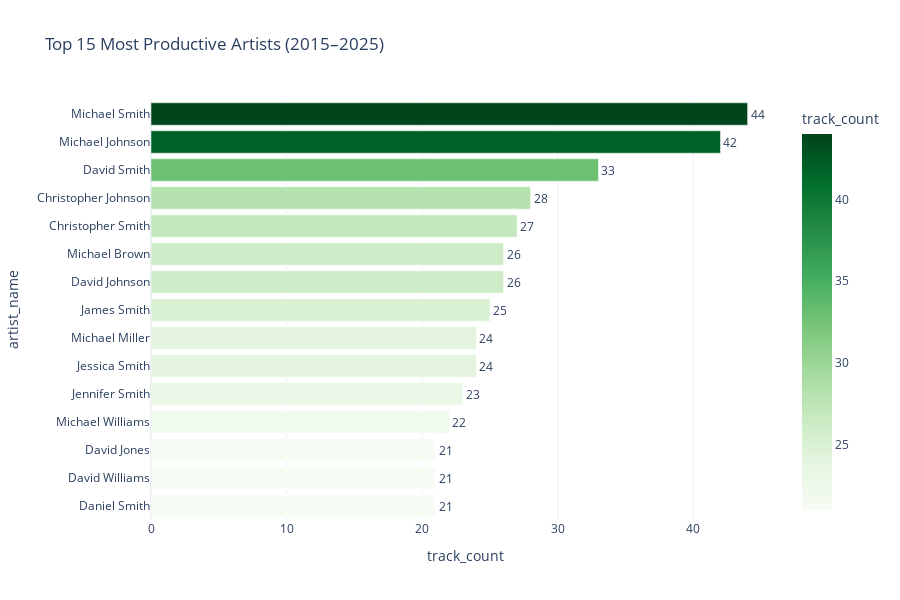
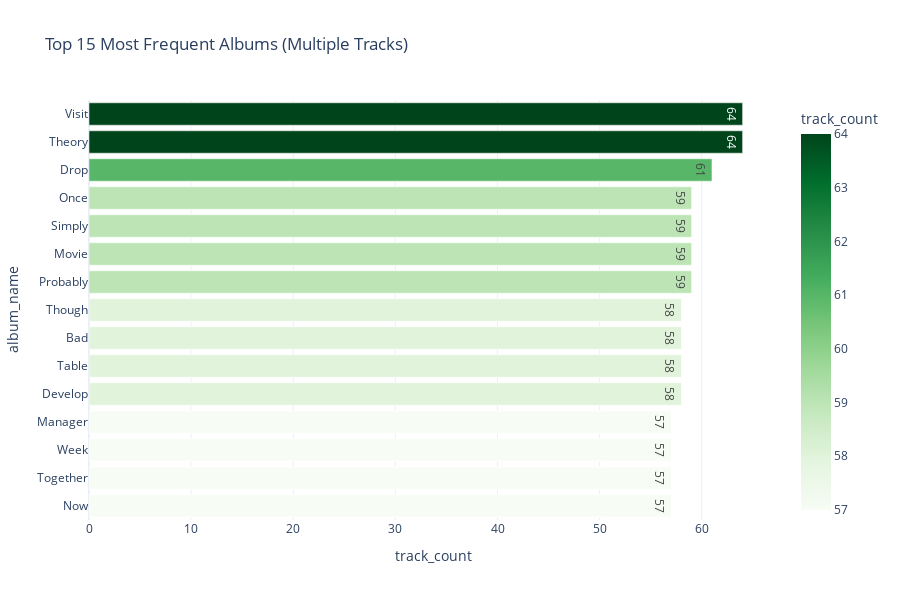

The notebook cell these images were saved under, in order:
### Code cell
# 1. Most Productive Artists (2015–2025)
top_artists = df['artist_name'].value_counts().head(15).reset_index()
top_artists.columns = ['artist_name', 'track_count']

fig1 = px.bar(top_artists, x='track_count', y='artist_name', orientation='h',
              title='Top 15 Most Productive Artists (2015–2025)',
              text='track_count', color='track_count', color_continuous_scale="Greens")
fig1.update_layout(height=600, template="plotly_white", yaxis={'categoryorder':'total ascending'})
fig1.update_traces(textposition='outside')
fig1.show()

# 2. Most Common Albums
top_albums = df['album_name'].value_counts().head(15).reset_index()
top_albums.columns = ['album_name', 'track_count']

fig2 = px.bar(top_albums, x='track_count', y='album_name', orientation='h',
              title='Top 15 Most Frequent Albums (Multiple Tracks)',
              text='track_count', color='track_count')
fig2.update_layout(height=600, template="plotly_white", yaxis={'categoryorder':'total ascending'})
fig2.show()

### Figure 1 — Plotly figure (JSON) as saved in the notebook; plotly's stock layout.template omitted (floating-point values rounded to 4 significant figures)
{"data": [{"hovertemplate": "track_count=%{marker.color}<br>artist_name=%{y}<extra></extra>", "legendgroup": "", "marker": {"color": [44, 42, 33, 28, 27, 26, 26, 25, 24, 24, 23, 22, 21, 21, 21], "coloraxis": "coloraxis", "pattern": {"shape": ""}}, "name": "", "orientation": "h", "showlegend": false, "text": [44.0, 42.0, 33.0, 28.0, 27.0, 26.0, 26.0, 25.0, 24.0, 24.0, 23.0, 22.0, 21.0, 21.0, 21.0], "textposition": "outside", "type": "bar", "x": [44, 42, 33, 28, 27, 26, 26, 25, 24, 24, 23, 22, 21, 21, 21], "xaxis": "x", "y": ["Michael Smith", "Michael Johnson", "David Smith", "Christopher Johnson", "Christopher Smith", "David Johnson", "Michael Brown", "James Smith", "Jessica Smith", "Michael Miller", "Jennifer Smith", "Michael Williams", "Daniel Smith", "David Williams", "David Jones"], "yaxis": "y"}], "layout": {"barmode": "relative", "coloraxis": {"colorbar": {"title": {"text": "track_count"}}, "colorscale": [[0, "rgb(247,252,245)"], [0.125, "rgb(229,245,224)"], [0.25, "rgb(199,233,192)"], [0.375, "rgb(161,217,155)"], [0.5, "rgb(116,196,118)"], [0.625, "rgb(65,171,93)"], [0.75, "rgb(35,139,69)"], [0.875, "rgb(0,109,44)"], [1, "rgb(0,68,27)"]]}, "height": 600, "legend": {"tracegroupgap": 0}, "title": {"text": "Top 15 Most Productive Artists (2015–2025)"}, "xaxis": {"anchor": "y", "domain": [0, 1], "title": {"text": "track_count"}}, "yaxis": {"anchor": "x", "categoryorder": "total ascending", "domain": [0, 1], "title": {"text": "artist_name"}}}}

### Figure 2 — Plotly figure (JSON) as saved in the notebook; plotly's stock layout.template omitted (floating-point values rounded to 4 significant figures)
{"data": [{"hovertemplate": "track_count=%{marker.color}<br>album_name=%{y}<extra></extra>", "legendgroup": "", "marker": {"color": [64, 64, 61, 59, 59, 59, 59, 58, 58, 58, 58, 57, 57, 57, 57], "coloraxis": "coloraxis", "pattern": {"shape": ""}}, "name": "", "orientation": "h", "showlegend": false, "text": [64.0, 64.0, 61.0, 59.0, 59.0, 59.0, 59.0, 58.0, 58.0, 58.0, 58.0, 57.0, 57.0, 57.0, 57.0], "textposition": "auto", "type": "bar", "x": [64, 64, 61, 59, 59, 59, 59, 58, 58, 58, 58, 57, 57, 57, 57], "xaxis": "x", "y": ["Theory", "Visit", "Drop", "Probably", "Movie", "Simply", "Once", "Develop", "Table", "Bad", "Though", "Now", "Together", "Week", "Manager"], "yaxis": "y"}], "layout": {"barmode": "relative", "coloraxis": {"colorbar": {"title": {"text": "track_count"}}, "colorscale": [[0, "rgb(247,252,245)"], [0.125, "rgb(229,245,224)"], [0.25, "rgb(199,233,192)"], [0.375, "rgb(161,217,155)"], [0.5, "rgb(116,196,118)"], [0.625, "rgb(65,171,93)"], [0.75, "rgb(35,139,69)"], [0.875, "rgb(0,109,44)"], [1, "rgb(0,68,27)"]]}, "height": 600, "legend": {"tracegroupgap": 0}, "title": {"text": "Top 15 Most Frequent Albums (Multiple Tracks)"}, "xaxis": {"anchor": "y", "domain": [0, 1], "title": {"text": "track_count"}}, "yaxis": {"anchor": "x", "categoryorder": "total ascending", "domain": [0, 1], "title": {"text": "album_name"}}}}
